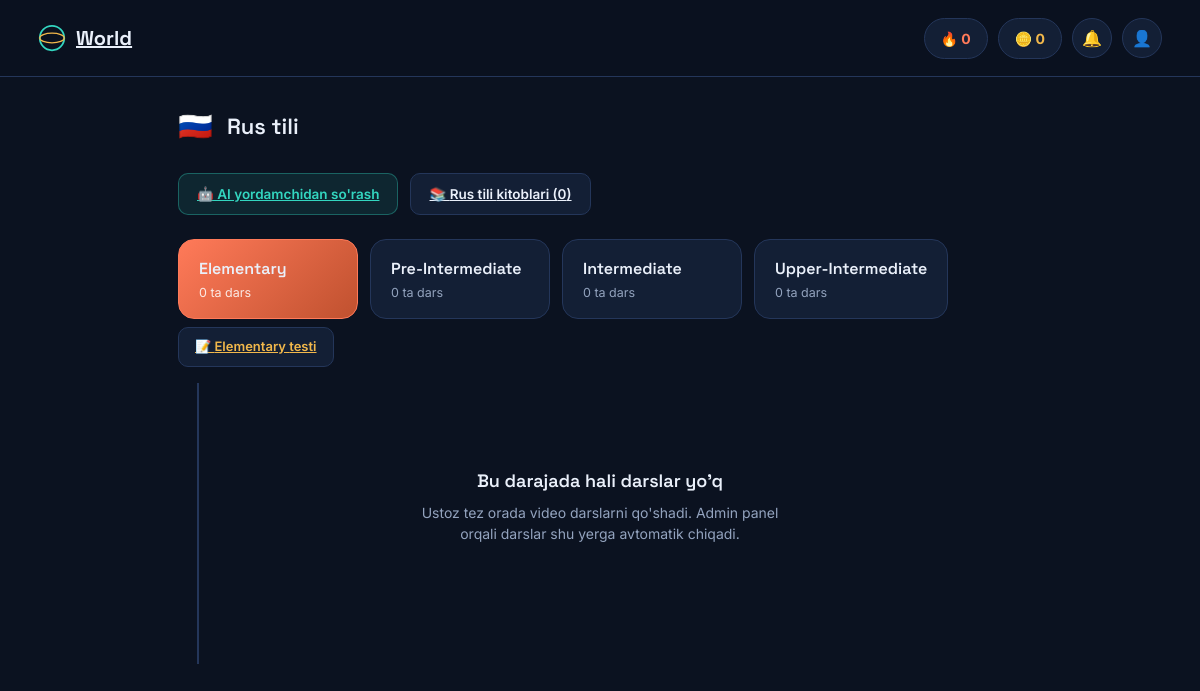
The page /course/russian/ on the database its author committed.
### courses/models.py (models this page shows, shortened)
class Course(models.Model):
    name = models.CharField('Nomi', max_length=100)
    slug = models.SlugField('Slug', unique=True, help_text="Masalan: english, russian, math, chinese, korean")
    icon_emoji = models.CharField('Belgi (emoji)', max_length=10, blank=True, default='📘')
    description = models.TextField('Tavsif', blank=True)
    order = models.PositiveIntegerField('Tartib', default=0)
    is_active = models.BooleanField('Faol', default=True)
    class Meta:
        verbose_name = 'Kurs'
        verbose_name_plural = 'Kurslar'
        ordering = ['order', 'name']

class Level(models.Model):
    course = models.ForeignKey(Course, related_name='levels', on_delete=models.CASCADE, verbose_name='Kurs')
    name = models.CharField('Nomi', max_length=100)
    order = models.PositiveIntegerField('Tartib', default=0)
    class Meta:
        verbose_name = 'Daraja'
        verbose_name_plural = 'Darajalar'
        ordering = ['order']

### courses/views.py (the view)
# urls.py: path('course/<slug:slug>/', course_path_view, name='course-path'),
def course_path_view(request, slug):
    course = get_object_or_404(
        Course.objects.prefetch_related('levels__lessons'),
        slug=slug,
        is_active=True,
    )
    levels = list(course.levels.all())
    active_level = levels[0] if levels else None
    return render(request, 'course_path.html', {
        'course': course,
        'levels': levels,
        'active_level': active_level,
    })

### templates/course_path.html (shortened to what this page needs)
<!DOCTYPE html>
<html lang="uz">
<head>
</head>
<body>
<nav>
  <div class="inner">
    <div class="logo"><a href="/">
      <svg viewBox="0 0 32 32" fill="none"><circle cx="16" cy="16" r="14" stroke="#33D6C0" stroke-width="2"/><ellipse cx="16" cy="16" rx="14" ry="5.5" stroke="#F2B84B" stroke-width="1.4"/></svg>
      World
    </a></div>
    <div class="nav-right">
      <div class="pill streak">🔥 0</div>
      <div class="pill coin">🪙 0</div>
      <div class="icon-btn">🔔</div>
      <div class="icon-btn">👤</div>
    </div>
  </div>
</nav>
<div class="wrap">
  <div class="course-head">
    <span class="flag">{{ course.icon_emoji }}</span>
    <h1>{{ course.name }}</h1>
  </div>
  <div class="quick-links">
    <a href="/ai-chat/" class="quick-link ai">🤖 AI yordamchidan so'rash</a>
    <a href="/books/" class="quick-link">📚 {{ course.name }} kitoblari ({{ course.books.count }})</a>
  </div>
  {% if levels %}
  <div class="levels">
    {% for level in levels %}
      <button class="level {% if level == active_level %}active{% endif %}" onclick="showLevel({{ level.id }})">
        <h3>{{ level.name }}</h3>
        <p>{{ level.lessons.count }} ta dars</p>
      </button>
    {% endfor %}
  </div>
  {% for level in levels %}
  <div class="level-content" id="level-{{ level.id }}" style="{% if level != active_level %}display:none;{% endif %}">
    <a href="/quiz/{{ level.id }}/" class="level-quiz-link">📝 {{ level.name }} testi{% if level.quiz %} ({{ level.quiz.questions.count }} savol){% endif %}</a>
    <div class="path">
    {% if level.lessons.all %}
      {% for lesson in level.lessons.all %}
        <div class="lesson">
          <div class="lesson-dot {% if lesson.is_locked %}locked{% else %}open{% endif %}">
            {% if lesson.is_locked %}🔒{% else %}{{ forloop.counter }}{% endif %}
          </div>
          <div class="lesson-card {% if lesson.is_locked %}locked{% endif %}">
            <div class="lesson-info">
              <div class="tag">{{ forloop.counter }} · {{ lesson.get_lesson_type_display }}</div>
              <h4>{{ lesson.title }}</h4>
            </div>
            {% if lesson.is_locked %}
              <span class="lock-icon">🔒</span>
            {% else %}
              <button class="continue-btn">Davom etish</button>
            {% endif %}
          </div>
        </div>
      {% endfor %}
    {% else %}
      <div class="empty">
        <h3>Bu darajada hali darslar yo'q</h3>
        <p>Ustoz tez orada video darslarni qo'shadi. Admin panel orqali darslar shu yerga avtomatik chiqadi.</p>
      </div>
    {% endif %}
    </div>
  </div>
  {% endfor %}
  {% else %}
  <div class="empty">
    <h3>Bu kursda hali darajalar yo'q</h3>
    <p>Admin panelda "seed_courses" buyrug'ini ishga tushiring yoki darajalarni qo'lda qo'shing.</p>
  </div>
  {% endif %}
</div>
</body>
</html>

### templates/course_path.html (style rules this page uses)
:root { --bg:#0B1220; --bg-soft:#0F1A2E; --surface:#131F35; --surface-2:#182647; --line:#24365A; --text:#EAF0FA; --text-dim:#93A3BE; --cyan:#33D6C0; --gold:#F2B84B; --coral:#FF7A59; }
* { box-sizing:border-box; margin:0; padding:0; }
body { background:var(--bg); color:var(--text); font-family:'Inter',sans-serif; line-height:1.5; }
h1,h2,h3 { font-family:'Space Grotesk',sans-serif; font-weight:600; }
.wrap { max-width:900px; margin:0 auto; padding:0 28px; }
nav { position:sticky; top:0; z-index:50; background:rgba(11,18,32,0.92); backdrop-filter:blur(10px); border-bottom:1px solid var(--line); }
nav .inner { max-width:1180px; margin:0 auto; padding:0 28px; display:flex; align-items:center; justify-content:space-between; height:76px; }
.logo { display:flex; align-items:center; gap:10px; font-size:20px; font-weight:700; font-family:'Space Grotesk'; }
.logo a { display:flex; align-items:center; gap:10px; color:var(--text); }
.logo svg { width:28px;height:28px; }
.nav-right { display:flex; align-items:center; gap:10px; }
.pill { display:flex; align-items:center; gap:7px; background:var(--surface); border:1px solid var(--line); border-radius:999px; padding:9px 16px; font-size:14px; font-weight:700; }
.pill.streak { color:var(--coral); }
.pill.coin { color:var(--gold); }
.icon-btn { width:40px;height:40px; border-radius:50%; background:var(--surface); border:1px solid var(--line); display:flex; align-items:center; justify-content:center; font-size:16px; }
.course-head { padding:28px 0 8px; display:flex; align-items:center; gap:14px; }
.course-head .flag { font-size:28px; }
.course-head h1 { font-size:22px; }
.quick-links { display:flex; gap:12px; margin:18px 0 6px; flex-wrap:wrap; }
.quick-link { display:inline-flex; align-items:center; gap:8px; padding:10px 18px; border-radius:10px; background:var(--surface); border:1px solid var(--line); color:var(--text); font-size:13.5px; font-weight:600; }
.quick-link.ai { background:rgba(51,214,192,0.1); border-color:rgba(51,214,192,0.35); color:var(--cyan); }
.level-quiz-link { display:inline-flex; align-items:center; gap:6px; margin-bottom:16px; padding:9px 16px; border-radius:10px; background:var(--surface); border:1px solid var(--line); color:var(--gold); font-size:13px; font-weight:600; }
.levels { display:flex; gap:12px; overflow-x:auto; padding:18px 0 8px; }
.level { flex-shrink:0; min-width:180px; border-radius:16px; padding:18px 20px; background:var(--surface); border:1px solid var(--line); cursor:pointer; text-align:left; font-family:inherit; color:var(--text); }
.level.active { background:linear-gradient(135deg, var(--coral), #c0512f); border-color:var(--coral); }
.level h3 { font-size:16px; margin-bottom:6px; }
.level p { font-size:12.5px; color:var(--text-dim); }
.level.active p { color:rgba(255,255,255,0.85); }
.path { padding:24px 0 60px; position:relative; }
.path::before { content:""; position:absolute; left:19px; top:0; bottom:0; width:2px; background:var(--line); }
.empty { text-align:center; padding:60px 20px; color:var(--text-dim); }
.empty h3 { color:var(--text); font-size:18px; margin-bottom:8px; }
.empty p { font-size:14px; max-width:380px; margin:0 auto; }

### rows shown on the page
Course: icon_emoji "🇷🇺", name "Rus tili", books.count "0"
Level: name "Elementary", lessons.count "0", shows "Bu darajada hali darslar yo'q"
Level: name "Pre-Intermediate", lessons.count "0"
Level: name "Intermediate", lessons.count "0"
Level: name "Upper-Intermediate", lessons.count "0"
